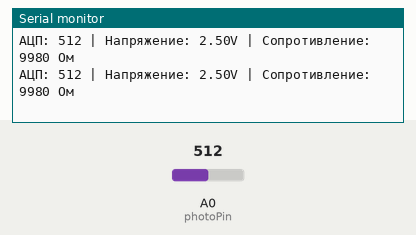
This sketch was run on a simulated Arduino Uno, built with avr-gcc and run on an emulated ATmega328P. Parts: the last lines printed to the serial monitor. The inputs (shaded band) are chosen by the test bench; at power-on: A0 (photoPin) = 512.

Above: at 1.8 s.
1.9 s: A0 (photoPin) set to 716
At 2.9 s:
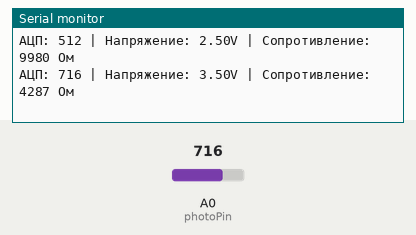
3.4 s: A0 (photoPin) set to 900
At 4.6 s:
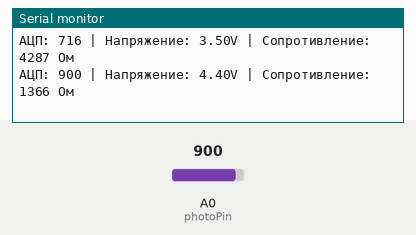
Timing chart, 0 to 6.4 s (numbered marks = the images above; inputs shaded):
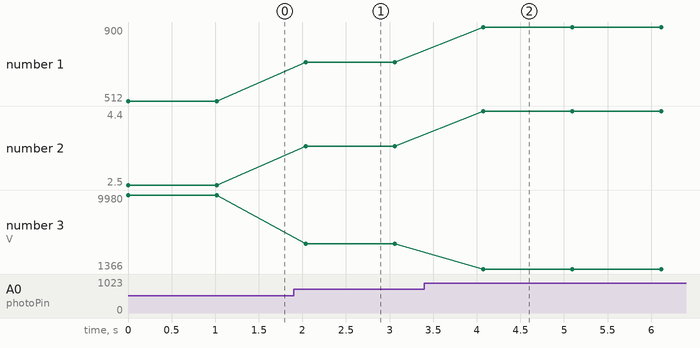

The sketch:

task_1.ino
```cpp
int photoPin = A0;    // Пин подключения фоторезистора
int adcValue;         // Сырое значение АЦП (0-1023)
float voltage;        // Напряжение (0-5V)
int resistance;       // Сопротивление фоторезистора

void setup() {
  Serial.begin(9600);
}

void loop() {
  // Сырое значение АЦП
  adcValue = analogRead(photoPin);

  // Расчет напряжения
  voltage = adcValue * (5.0 / 1023.0);

  // Расчет сопротивления фоторезистора
  resistance = 10000 * (5.0 / voltage - 1); // для резистора 10 Ом

  Serial.print("АЦП: ");
  Serial.print(adcValue);
  Serial.print(" | Напряжение: ");
  Serial.print(voltage);
  Serial.print("V | Сопротивление: ");
  Serial.print(resistance);
  Serial.println(" Ом");

  delay(1000);
}
```

Measured:
- after the input at 1.9 s, the serial monitor: prints a new line after 0.14 s (image 1)
- after the input at 3.4 s, the serial monitor: prints a new line after 0.68 s (image 2)
- plotted number 1: 512 → 716 after the input at 1.9 s, 716 → 900 after the input at 3.4 s
- plotted number 2: 2.5 → 3.5 after the input at 1.9 s, 3.5 → 4.4 after the input at 3.4 s
- plotted number 3: 9980 → 4287 after the input at 1.9 s, 4287 → 1366 after the input at 3.4 s
